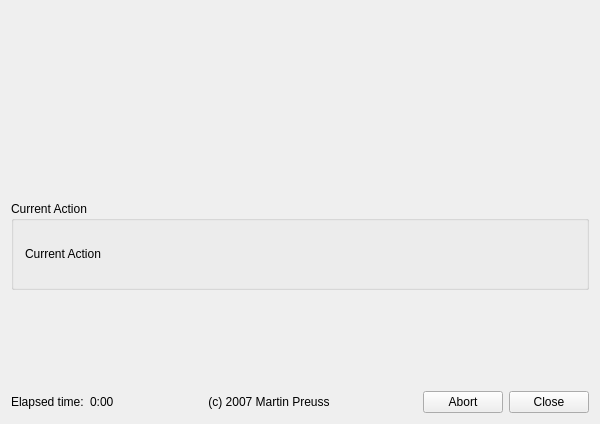
<?xml version="1.0" encoding="UTF-8"?>
<ui version="4.0">
 <author>Martin Preuss&lt;martin@aquamaniac.de&gt;</author>
 <class>QGuiProgressWidgetUI</class>
 <widget class="QWidget" name="QGuiProgressWidgetUI">
  <property name="geometry">
   <rect>
    <x>0</x>
    <y>0</y>
    <width>600</width>
    <height>424</height>
   </rect>
  </property>
  <property name="windowTitle">
   <string>Progress</string>
  </property>
  <layout class="QVBoxLayout">
   <item>
    <widget class="QLabel" name="textWidget">
     <property name="text">
      <string/>
     </property>
     <property name="wordWrap">
      <bool>false</bool>
     </property>
    </widget>
   </item>
   <item>
    <widget class="Q3TextBrowser" name="logWidget"/>
   </item>
   <item>
    <widget class="Q3GroupBox" name="currentGroupBox">
     <property name="title">
      <string>Current Action</string>
     </property>
     <layout class="QHBoxLayout">
      <item>
       <widget class="QLabel" name="currentLabel">
        <property name="sizePolicy">
         <sizepolicy hsizetype="Minimum" vsizetype="Preferred">
          <horstretch>0</horstretch>
          <verstretch>0</verstretch>
         </sizepolicy>
        </property>
        <property name="text">
         <string>Current Action</string>
        </property>
        <property name="wordWrap">
         <bool>false</bool>
        </property>
       </widget>
      </item>
      <item>
       <widget class="Q3ProgressBar" name="currentProgressBar"/>
      </item>
     </layout>
    </widget>
   </item>
   <item>
    <widget class="Q3ProgressBar" name="progressBar"/>
   </item>
   <item>
    <layout class="QHBoxLayout">
     <item>
      <widget class="QLabel" name="textLabel2">
       <property name="text">
        <string>Elapsed time:</string>
       </property>
       <property name="wordWrap">
        <bool>false</bool>
       </property>
      </widget>
     </item>
     <item>
      <widget class="QLabel" name="timeLabel">
       <property name="text">
        <string>0:00</string>
       </property>
       <property name="wordWrap">
        <bool>false</bool>
       </property>
      </widget>
     </item>
     <item>
      <spacer name="spacer14">
       <property name="orientation">
        <enum>Qt::Horizontal</enum>
       </property>
       <property name="sizeType">
        <enum>QSizePolicy::Expanding</enum>
       </property>
       <property name="sizeHint" stdset="0">
        <size>
         <width>65</width>
         <height>20</height>
        </size>
       </property>
      </spacer>
     </item>
     <item>
      <widget class="QLabel" name="textLabel3">
       <property name="text">
        <string>(c) 2007 Martin Preuss</string>
       </property>
       <property name="alignment">
        <set>Qt::AlignCenter</set>
       </property>
       <property name="wordWrap">
        <bool>false</bool>
       </property>
      </widget>
     </item>
     <item>
      <spacer name="spacer12">
       <property name="orientation">
        <enum>Qt::Horizontal</enum>
       </property>
       <property name="sizeType">
        <enum>QSizePolicy::Expanding</enum>
       </property>
       <property name="sizeHint" stdset="0">
        <size>
         <width>65</width>
         <height>20</height>
        </size>
       </property>
      </spacer>
     </item>
     <item>
      <widget class="QPushButton" name="abortButton">
       <property name="text">
        <string>Abort</string>
       </property>
      </widget>
     </item>
     <item>
      <widget class="QPushButton" name="closeButton">
       <property name="text">
        <string>Close</string>
       </property>
      </widget>
     </item>
    </layout>
   </item>
  </layout>
 </widget>
 <layoutdefault spacing="6" margin="11"/>
 <pixmapfunction>qPixmapFromMimeSource</pixmapfunction>
 <customwidgets>
  <customwidget>
   <class>Q3GroupBox</class>
   <extends>QGroupBox</extends>
   <header>Qt3Support/Q3GroupBox</header>
   <container>1</container>
  </customwidget>
  <customwidget>
   <class>Q3Frame</class>
   <extends>QFrame</extends>
   <header>Qt3Support/Q3Frame</header>
   <container>1</container>
  </customwidget>
  <customwidget>
   <class>Q3TextEdit</class>
   <extends>Q3Frame</extends>
   <header>q3textedit.h</header>
  </customwidget>
  <customwidget>
   <class>Q3ProgressBar</class>
   <extends>QFrame</extends>
   <header>Qt3Support/Q3ProgressBar</header>
  </customwidget>
  <customwidget>
   <class>Q3TextBrowser</class>
   <extends>Q3TextEdit</extends>
   <header>Qt3Support/Q3TextBrowser</header>
  </customwidget>
 </customwidgets>
 <resources/>
 <connections/>
</ui>
